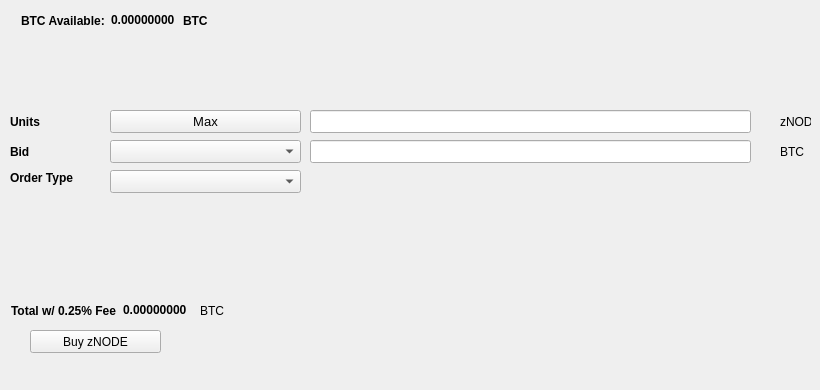
   <widget class="QWidget" name="BuyTab">
    <attribute name="title">
     <string>Buy</string>
    </attribute>
    <widget class="QPushButton" name="BuyzNODE">
     <property name="geometry">
      <rect>
       <x>30</x>
       <y>330</y>
       <width>131</width>
       <height>23</height>
      </rect>
     </property>
     <property name="text">
      <string>Buy zNODE</string>
     </property>
     <property name="icon">
      <iconset resource="../znode.qrc">
       <normaloff>:/icons/bitcoin</normaloff>:/icons/bitcoin</iconset>
     </property>
    </widget>
    <widget class="QLabel" name="label_3">
     <property name="geometry">
      <rect>
       <x>10</x>
       <y>110</y>
       <width>46</width>
       <height>23</height>
      </rect>
     </property>
     <property name="font">
      <font>
       <weight>75</weight>
       <bold>true</bold>
      </font>
     </property>
     <property name="text">
      <string>Units</string>
     </property>
    </widget>
    <widget class="QLineEdit" name="UnitsInput">
     <property name="geometry">
      <rect>
       <x>310</x>
       <y>110</y>
       <width>441</width>
       <height>23</height>
      </rect>
     </property>
     <property name="font">
      <font>
       <pointsize>9</pointsize>
       <weight>75</weight>
       <bold>true</bold>
      </font>
     </property>
    </widget>
    <widget class="QLineEdit" name="BuyBidPriceEdit">
     <property name="geometry">
      <rect>
       <x>310</x>
       <y>140</y>
       <width>441</width>
       <height>23</height>
      </rect>
     </property>
     <property name="font">
      <font>
       <pointsize>9</pointsize>
       <weight>75</weight>
       <bold>true</bold>
      </font>
     </property>
    </widget>
    <widget class="QLabel" name="label_4">
     <property name="geometry">
      <rect>
       <x>780</x>
       <y>110</y>
       <width>31</width>
       <height>23</height>
      </rect>
     </property>
     <property name="text">
      <string>zNODE</string>
     </property>
    </widget>
    <widget class="QLabel" name="label_5">
     <property name="geometry">
      <rect>
       <x>780</x>
       <y>140</y>
       <width>31</width>
       <height>23</height>
      </rect>
     </property>
     <property name="text">
      <string>BTC</string>
     </property>
    </widget>
    <widget class="QLabel" name="label_6">
     <property name="geometry">
      <rect>
       <x>10</x>
       <y>140</y>
       <width>46</width>
       <height>23</height>
      </rect>
     </property>
     <property name="font">
      <font>
       <weight>75</weight>
       <bold>true</bold>
      </font>
     </property>
     <property name="text">
      <string>Bid</string>
     </property>
    </widget>
    <widget class="QLabel" name="label_7">
     <property name="geometry">
      <rect>
       <x>10</x>
       <y>170</y>
       <width>91</width>
       <height>16</height>
      </rect>
     </property>
     <property name="font">
      <font>
       <weight>75</weight>
       <bold>true</bold>
      </font>
     </property>
     <property name="text">
      <string>Order Type</string>
     </property>
    </widget>
    <widget class="QPushButton" name="Buy_Max_Amount">
     <property name="geometry">
      <rect>
       <x>110</x>
       <y>110</y>
       <width>191</width>
       <height>23</height>
      </rect>
     </property>
     <property name="font">
      <font>
       <pointsize>10</pointsize>
      </font>
     </property>
     <property name="text">
      <string>Max</string>
     </property>
    </widget>
    <widget class="QComboBox" name="BuyBidcomboBox">
     <property name="geometry">
      <rect>
       <x>110</x>
       <y>140</y>
       <width>191</width>
       <height>23</height>
      </rect>
     </property>
     <property name="font">
      <font>
       <pointsize>10</pointsize>
      </font>
     </property>
    </widget>
    <widget class="QComboBox" name="buyOrdertypeCombo">
     <property name="geometry">
      <rect>
       <x>110</x>
       <y>170</y>
       <width>191</width>
       <height>23</height>
      </rect>
     </property>
     <property name="font">
      <font>
       <pointsize>10</pointsize>
      </font>
     </property>
    </widget>
    <widget class="QWidget" name="layoutWidget1">
     <property name="geometry">
      <rect>
       <x>21</x>
       <y>11</y>
       <width>227</width>
       <height>19</height>
      </rect>
     </property>
     <layout class="QHBoxLayout" name="horizontalLayout_3">
      <item>
       <widget class="QLabel" name="label232">
        <property name="font">
         <font>
          <weight>75</weight>
          <bold>true</bold>
         </font>
        </property>
        <property name="text">
         <string>BTC Available:</string>
        </property>
       </widget>
      </item>
      <item>
       <widget class="QLabel" name="BtcAvailableLbl">
        <property name="palette">
         <palette>
          <active>
           <colorrole role="WindowText">
            <brush brushstyle="SolidPattern">
             <color alpha="255">
              <red>0</red>
              <green>0</green>
              <blue>0</blue>
             </color>
            </brush>
           </colorrole>
           <colorrole role="Button">
            <brush brushstyle="SolidPattern">
             <color alpha="255">
              <red>0</red>
              <green>170</green>
              <blue>0</blue>
             </color>
            </brush>
           </colorrole>
           <colorrole role="Light">
            <brush brushstyle="SolidPattern">
             <color alpha="255">
              <red>0</red>
              <green>255</green>
              <blue>0</blue>
             </color>
            </brush>
           </colorrole>
           <colorrole role="Midlight">
            <brush brushstyle="SolidPattern">
             <color alpha="255">
              <red>0</red>
              <green>212</green>
              <blue>0</blue>
             </color>
            </brush>
           </colorrole>
           <colorrole role="Dark">
            <brush brushstyle="SolidPattern">
             <color alpha="255">
              <red>0</red>
              <green>85</green>
              <blue>0</blue>
             </color>
            </brush>
           </colorrole>
           <colorrole role="Mid">
            <brush brushstyle="SolidPattern">
             <color alpha="255">
              <red>0</red>
              <green>113</green>
              <blue>0</blue>
             </color>
            </brush>
           </colorrole>
           <colorrole role="Text">
            <brush brushstyle="SolidPattern">
             <color alpha="255">
              <red>0</red>
              <green>170</green>
              <blue>0</blue>
             </color>
            </brush>
           </colorrole>
           <colorrole role="BrightText">
            <brush brushstyle="SolidPattern">
             <color alpha="255">
              <red>255</red>
              <green>255</green>
              <blue>255</blue>
             </color>
            </brush>
           </colorrole>
           <colorrole role="ButtonText">
            <brush brushstyle="SolidPattern">
             <color alpha="255">
              <red>0</red>
              <green>0</green>
              <blue>0</blue>
             </color>
            </brush>
           </colorrole>
           <colorrole role="Base">
            <brush brushstyle="SolidPattern">
             <color alpha="255">
              <red>255</red>
              <green>255</green>
              <blue>255</blue>
             </color>
            </brush>
           </colorrole>
           <colorrole role="Window">
            <brush brushstyle="SolidPattern">
             <color alpha="255">
              <red>0</red>
              <green>170</green>
              <blue>0</blue>
             </color>
            </brush>
           </colorrole>
           <colorrole role="Shadow">
            <brush brushstyle="SolidPattern">
             <color alpha="255">
              <red>0</red>
              <green>0</green>
              <blue>0</blue>
             </color>
            </brush>
           </colorrole>
           <colorrole role="AlternateBase">
            <brush brushstyle="SolidPattern">
             <color alpha="255">
              <red>127</red>
              <green>212</green>
              <blue>127</blue>
             </color>
            </brush>
           </colorrole>
           <colorrole role="ToolTipBase">
            <brush brushstyle="SolidPattern">
             <color alpha="255">
              <red>255</red>
              <green>255</green>
              <blue>220</blue>
             </color>
            </brush>
           </colorrole>
           <colorrole role="ToolTipText">
            <brush brushstyle="SolidPattern">
             <color alpha="255">
              <red>0</red>
              <green>0</green>
              <blue>0</blue>
             </color>
            </brush>
           </colorrole>
          </active>
          <inactive>
           <colorrole role="WindowText">
            <brush brushstyle="SolidPattern">
             <color alpha="255">
              <red>0</red>
              <green>0</green>
              <blue>0</blue>
             </color>
            </brush>
           </colorrole>
           <colorrole role="Button">
            <brush brushstyle="SolidPattern">
             <color alpha="255">
              <red>0</red>
              <green>170</green>
              <blue>0</blue>
             </color>
            </brush>
           </colorrole>
           <colorrole role="Light">
            <brush brushstyle="SolidPattern">
             <color alpha="255">
              <red>0</red>
              <green>255</green>
              <blue>0</blue>
             </color>
            </brush>
           </colorrole>
           <colorrole role="Midlight">
            <brush brushstyle="SolidPattern">
             <color alpha="255">
              <red>0</red>
              <green>212</green>
              <blue>0</blue>
             </color>
            </brush>
           </colorrole>
           <colorrole role="Dark">
            <brush brushstyle="SolidPattern">
             <color alpha="255">
              <red>0</red>
              <green>85</green>
              <blue>0</blue>
             </color>
            </brush>
           </colorrole>
           <colorrole role="Mid">
            <brush brushstyle="SolidPattern">
             <color alpha="255">
              <red>0</red>
              <green>113</green>
              <blue>0</blue>
             </color>
            </brush>
           </colorrole>
           <colorrole role="Text">
            <brush brushstyle="SolidPattern">
             <color alpha="255">
              <red>0</red>
              <green>170</green>
              <blue>0</blue>
             </color>
            </brush>
           </colorrole>
           <colorrole role="BrightText">
            <brush brushstyle="SolidPattern">
             <color alpha="255">
              <red>255</red>
              <green>255</green>
              <blue>255</blue>
             </color>
            </brush>
           </colorrole>
           <colorrole role="ButtonText">
            <brush brushstyle="SolidPattern">
             <color alpha="255">
              <red>0</red>
              <green>0</green>
              <blue>0</blue>
             </color>
            </brush>
           </colorrole>
           <colorrole role="Base">
            <brush brushstyle="SolidPattern">
             <color alpha="255">
              <red>255</red>
              <green>255</green>
              <blue>255</blue>
             </color>
            </brush>
           </colorrole>
           <colorrole role="Window">
            <brush brushstyle="SolidPattern">
             <color alpha="255">
              <red>0</red>
              <green>170</green>
              <blue>0</blue>
             </color>
            </brush>
           </colorrole>
           <colorrole role="Shadow">
            <brush brushstyle="SolidPattern">
             <color alpha="255">
              <red>0</red>
              <green>0</green>
              <blue>0</blue>
             </color>
            </brush>
           </colorrole>
           <colorrole role="AlternateBase">
            <brush brushstyle="SolidPattern">
             <color alpha="255">
              <red>127</red>
              <green>212</green>
              <blue>127</blue>
             </color>
            </brush>
           </colorrole>
           <colorrole role="ToolTipBase">
            <brush brushstyle="SolidPattern">
             <color alpha="255">
              <red>255</red>
              <green>255</green>
              <blue>220</blue>
             </color>
            </brush>
           </colorrole>
           <colorrole role="ToolTipText">
            <brush brushstyle="SolidPattern">
             <color alpha="255">
              <red>0</red>
              <green>0</green>
              <blue>0</blue>
             </color>
            </brush>
           </colorrole>
          </inactive>
          <disabled>
           <colorrole role="WindowText">
            <brush brushstyle="SolidPattern">
             <color alpha="255">
              <red>0</red>
              <green>85</green>
              <blue>0</blue>
             </color>
            </brush>
           </colorrole>
           <colorrole role="Button">
            <brush brushstyle="SolidPattern">
             <color alpha="255">
              <red>0</red>
              <green>170</green>
              <blue>0</blue>
             </color>
            </brush>
           </colorrole>
           <colorrole role="Light">
            <brush brushstyle="SolidPattern">
             <color alpha="255">
              <red>0</red>
              <green>255</green>
              <blue>0</blue>
             </color>
            </brush>
           </colorrole>
           <colorrole role="Midlight">
            <brush brushstyle="SolidPattern">
             <color alpha="255">
              <red>0</red>
              <green>212</green>
              <blue>0</blue>
             </color>
            </brush>
           </colorrole>
           <colorrole role="Dark">
            <brush brushstyle="SolidPattern">
             <color alpha="255">
              <red>0</red>
              <green>85</green>
              <blue>0</blue>
             </color>
            </brush>
           </colorrole>
           <colorrole role="Mid">
            <brush brushstyle="SolidPattern">
             <color alpha="255">
              <red>0</red>
              <green>113</green>
              <blue>0</blue>
             </color>
            </brush>
           </colorrole>
           <colorrole role="Text">
            <brush brushstyle="SolidPattern">
             <color alpha="255">
              <red>0</red>
              <green>85</green>
              <blue>0</blue>
             </color>
            </brush>
           </colorrole>
           <colorrole role="BrightText">
            <brush brushstyle="SolidPattern">
             <color alpha="255">
              <red>255</red>
              <green>255</green>
              <blue>255</blue>
             </color>
            </brush>
           </colorrole>
           <colorrole role="ButtonText">
            <brush brushstyle="SolidPattern">
             <color alpha="255">
              <red>0</red>
              <green>85</green>
              <blue>0</blue>
             </color>
            </brush>
           </colorrole>
           <colorrole role="Base">
            <brush brushstyle="SolidPattern">
             <color alpha="255">
              <red>0</red>
              <green>170</green>
              <blue>0</blue>
             </color>
            </brush>
           </colorrole>
           <colorrole role="Window">
            <brush brushstyle="SolidPattern">
             <color alpha="255">
              <red>0</red>
              <green>170</green>
              <blue>0</blue>
             </color>
            </brush>
           </colorrole>
           <colorrole role="Shadow">
            <brush brushstyle="SolidPattern">
             <color alpha="255">
              <red>0</red>
              <green>0</green>
              <blue>0</blue>
             </color>
            </brush>
           </colorrole>
           <colorrole role="AlternateBase">
            <brush brushstyle="SolidPattern">
             <color alpha="255">
              <red>0</red>
              <green>170</green>
              <blue>0</blue>
             </color>
            </brush>
           </colorrole>
           <colorrole role="ToolTipBase">
            <brush brushstyle="SolidPattern">
             <color alpha="255">
              <red>255</red>
              <green>255</green>
              <blue>220</blue>
             </color>
            </brush>
           </colorrole>
           <colorrole role="ToolTipText">
            <brush brushstyle="SolidPattern">
             <color alpha="255">
              <red>0</red>
              <green>0</green>
              <blue>0</blue>
             </color>
            </brush>
           </colorrole>
          </disabled>
         </palette>
        </property>
        <property name="font">
         <font>
          <weight>75</weight>
          <bold>true</bold>
         </font>
        </property>
        <property name="text">
         <string>0.00000000</string>
        </property>
        <property name="textInteractionFlags">
         <set>Qt::LinksAccessibleByMouse|Qt::TextSelectableByKeyboard|Qt::TextSelectableByMouse</set>
        </property>
       </widget>
      </item>
      <item>
       <widget class="QLabel" name="BtcAvailableLbl_2">
        <property name="font">
         <font>
          <weight>75</weight>
          <bold>true</bold>
         </font>
        </property>
        <property name="text">
         <string>BTC</string>
        </property>
       </widget>
      </item>
     </layout>
    </widget>
    <widget class="QWidget" name="layoutWidge2">
     <property name="geometry">
      <rect>
       <x>11</x>
       <y>301</y>
       <width>259</width>
       <height>19</height>
      </rect>
     </property>
     <layout class="QHBoxLayout" name="horizontalLayout_4">
      <item>
       <widget class="QLabel" name="label_9">
        <property name="font">
         <font>
          <weight>75</weight>
          <bold>true</bold>
         </font>
        </property>
        <property name="text">
         <string>Total w/ 0.25% Fee</string>
        </property>
       </widget>
      </item>
      <item>
       <widget class="QLabel" name="BuyCostLabel">
        <property name="palette">
         <palette>
          <active>
           <colorrole role="WindowText">
            <brush brushstyle="SolidPattern">
             <color alpha="255">
              <red>0</red>
              <green>0</green>
              <blue>0</blue>
             </color>
            </brush>
           </colorrole>
           <colorrole role="Button">
            <brush brushstyle="SolidPattern">
             <color alpha="255">
              <red>0</red>
              <green>170</green>
              <blue>0</blue>
             </color>
            </brush>
           </colorrole>
           <colorrole role="Light">
            <brush brushstyle="SolidPattern">
             <color alpha="255">
              <red>0</red>
              <green>255</green>
              <blue>0</blue>
             </color>
            </brush>
           </colorrole>
           <colorrole role="Midlight">
            <brush brushstyle="SolidPattern">
             <color alpha="255">
              <red>0</red>
              <green>212</green>
              <blue>0</blue>
             </color>
            </brush>
           </colorrole>
           <colorrole role="Dark">
            <brush brushstyle="SolidPattern">
             <color alpha="255">
              <red>0</red>
              <green>85</green>
              <blue>0</blue>
             </color>
            </brush>
           </colorrole>
           <colorrole role="Mid">
            <brush brushstyle="SolidPattern">
             <color alpha="255">
              <red>0</red>
              <green>113</green>
              <blue>0</blue>
             </color>
            </brush>
           </colorrole>
           <colorrole role="Text">
            <brush brushstyle="SolidPattern">
             <color alpha="255">
              <red>0</red>
              <green>170</green>
              <blue>0</blue>
             </color>
            </brush>
           </colorrole>
           <colorrole role="BrightText">
            <brush brushstyle="SolidPattern">
             <color alpha="255">
              <red>255</red>
              <green>255</green>
              <blue>255</blue>
             </color>
            </brush>
           </colorrole>
           <colorrole role="ButtonText">
            <brush brushstyle="SolidPattern">
             <color alpha="255">
              <red>0</red>
              <green>0</green>
              <blue>0</blue>
             </color>
            </brush>
           </colorrole>
           <colorrole role="Base">
            <brush brushstyle="SolidPattern">
             <color alpha="255">
              <red>255</red>
              <green>255</green>
              <blue>255</blue>
             </color>
            </brush>
           </colorrole>
           <colorrole role="Window">
            <brush brushstyle="SolidPattern">
             <color alpha="255">
              <red>0</red>
              <green>170</green>
              <blue>0</blue>
             </color>
            </brush>
           </colorrole>
           <colorrole role="Shadow">
            <brush brushstyle="SolidPattern">
             <color alpha="255">
              <red>0</red>
              <green>0</green>
              <blue>0</blue>
             </color>
            </brush>
           </colorrole>
           <colorrole role="AlternateBase">
            <brush brushstyle="SolidPattern">
             <color alpha="255">
              <red>127</red>
              <green>212</green>
              <blue>127</blue>
             </color>
            </brush>
           </colorrole>
           <colorrole role="ToolTipBase">
            <brush brushstyle="SolidPattern">
             <color alpha="255">
              <red>255</red>
              <green>255</green>
              <blue>220</blue>
             </color>
            </brush>
           </colorrole>
           <colorrole role="ToolTipText">
            <brush brushstyle="SolidPattern">
             <color alpha="255">
              <red>0</red>
              <green>0</green>
              <blue>0</blue>
             </color>
            </brush>
           </colorrole>
          </active>
          <inactive>
           <colorrole role="WindowText">
            <brush brushstyle="SolidPattern">
             <color alpha="255">
              <red>0</red>
              <green>0</green>
              <blue>0</blue>
             </color>
            </brush>
           </colorrole>
           <colorrole role="Button">
            <brush brushstyle="SolidPattern">
             <color alpha="255">
              <red>0</red>
              <green>170</green>
              <blue>0</blue>
             </color>
            </brush>
           </colorrole>
           <colorrole role="Light">
            <brush brushstyle="SolidPattern">
             <color alpha="255">
              <red>0</red>
              <green>255</green>
              <blue>0</blue>
             </color>
            </brush>
           </colorrole>
           <colorrole role="Midlight">
            <brush brushstyle="SolidPattern">
             <color alpha="255">
              <red>0</red>
              <green>212</green>
              <blue>0</blue>
             </color>
            </brush>
           </colorrole>
           <colorrole role="Dark">
            <brush brushstyle="SolidPattern">
             <color alpha="255">
              <red>0</red>
              <green>85</green>
              <blue>0</blue>
             </color>
            </brush>
           </colorrole>
           <colorrole role="Mid">
            <brush brushstyle="SolidPattern">
             <color alpha="255">
              <red>0</red>
              <green>113</green>
              <blue>0</blue>
             </color>
            </brush>
           </colorrole>
           <colorrole role="Text">
            <brush brushstyle="SolidPattern">
             <color alpha="255">
              <red>0</red>
              <green>170</green>
              <blue>0</blue>
             </color>
            </brush>
           </colorrole>
           <colorrole role="BrightText">
            <brush brushstyle="SolidPattern">
             <color alpha="255">
              <red>255</red>
              <green>255</green>
              <blue>255</blue>
             </color>
            </brush>
           </colorrole>
           <colorrole role="ButtonText">
            <brush brushstyle="SolidPattern">
             <color alpha="255">
              <red>0</red>
              <green>0</green>
              <blue>0</blue>
             </color>
            </brush>
           </colorrole>
           <colorrole role="Base">
            <brush brushstyle="SolidPattern">
             <color alpha="255">
              <red>255</red>
              <green>255</green>
              <blue>255</blue>
             </color>
            </brush>
           </colorrole>
           <colorrole role="Window">
            <brush brushstyle="SolidPattern">
             <color alpha="255">
              <red>0</red>
              <green>170</green>
              <blue>0</blue>
             </color>
            </brush>
           </colorrole>
           <colorrole role="Shadow">
            <brush brushstyle="SolidPattern">
             <color alpha="255">
              <red>0</red>
              <green>0</green>
              <blue>0</blue>
             </color>
            </brush>
           </colorrole>
           <colorrole role="AlternateBase">
            <brush brushstyle="SolidPattern">
             <color alpha="255">
              <red>127</red>
              <green>212</green>
              <blue>127</blue>
             </color>
            </brush>
           </colorrole>
           <colorrole role="ToolTipBase">
            <brush brushstyle="SolidPattern">
             <color alpha="255">
              <red>255</red>
              <green>255</green>
              <blue>220</blue>
             </color>
            </brush>
           </colorrole>
           <colorrole role="ToolTipText">
            <brush brushstyle="SolidPattern">
             <color alpha="255">
              <red>0</red>
              <green>0</green>
              <blue>0</blue>
             </color>
            </brush>
           </colorrole>
          </inactive>
          <disabled>
           <colorrole role="WindowText">
            <brush brushstyle="SolidPattern">
             <color alpha="255">
              <red>0</red>
              <green>85</green>
              <blue>0</blue>
             </color>
            </brush>
           </colorrole>
           <colorrole role="Button">
            <brush brushstyle="SolidPattern">
             <color alpha="255">
              <red>0</red>
              <green>170</green>
              <blue>0</blue>
             </color>
            </brush>
           </colorrole>
           <colorrole role="Light">
            <brush brushstyle="SolidPattern">
             <color alpha="255">
              <red>0</red>
              <green>255</green>
              <blue>0</blue>
             </color>
            </brush>
           </colorrole>
           <colorrole role="Midlight">
            <brush brushstyle="SolidPattern">
             <color alpha="255">
              <red>0</red>
              <green>212</green>
              <blue>0</blue>
             </color>
            </brush>
           </colorrole>
           <colorrole role="Dark">
            <brush brushstyle="SolidPattern">
             <color alpha="255">
              <red>0</red>
              <green>85</green>
              <blue>0</blue>
             </color>
            </brush>
           </colorrole>
           <colorrole role="Mid">
            <brush brushstyle="SolidPattern">
             <color alpha="255">
              <red>0</red>
              <green>113</green>
              <blue>0</blue>
             </color>
            </brush>
           </colorrole>
           <colorrole role="Text">
            <brush brushstyle="SolidPattern">
             <color alpha="255">
              <red>0</red>
              <green>85</green>
              <blue>0</blue>
             </color>
            </brush>
           </colorrole>
           <colorrole role="BrightText">
            <brush brushstyle="SolidPattern">
             <color alpha="255">
              <red>255</red>
              <green>255</green>
              <blue>255</blue>
             </color>
            </brush>
           </colorrole>
           <colorrole role="ButtonText">
            <brush brushstyle="SolidPattern">
             <color alpha="255">
              <red>0</red>
              <green>85</green>
              <blue>0</blue>
             </color>
            </brush>
           </colorrole>
           <colorrole role="Base">
            <brush brushstyle="SolidPattern">
             <color alpha="255">
              <red>0</red>
              <green>170</green>
              <blue>0</blue>
             </color>
            </brush>
           </colorrole>
           <colorrole role="Window">
            <brush brushstyle="SolidPattern">
             <color alpha="255">
              <red>0</red>
              <green>170</green>
              <blue>0</blue>
             </color>
            </brush>
           </colorrole>
           <colorrole role="Shadow">
            <brush brushstyle="SolidPattern">
             <color alpha="255">
              <red>0</red>
              <green>0</green>
              <blue>0</blue>
             </color>
            </brush>
           </colorrole>
           <colorrole role="AlternateBase">
            <brush brushstyle="SolidPattern">
             <color alpha="255">
              <red>0</red>
              <green>170</green>
              <blue>0</blue>
             </color>
            </brush>
           </colorrole>
           <colorrole role="ToolTipBase">
            <brush brushstyle="SolidPattern">
             <color alpha="255">
              <red>255</red>
              <green>255</green>
              <blue>220</blue>
             </color>
            </brush>
           </colorrole>
           <colorrole role="ToolTipText">
            <brush brushstyle="SolidPattern">
             <color alpha="255">
              <red>0</red>
              <green>0</green>
              <blue>0</blue>
             </color>
            </brush>
           </colorrole>
          </disabled>
         </palette>
        </property>
        <property name="font">
         <font>
          <weight>75</weight>
          <bold>true</bold>
         </font>
        </property>
        <property name="autoFillBackground">
         <bool>false</bool>
        </property>
        <property name="text">
         <string>0.00000000</string>
        </property>
        <property name="textInteractionFlags">
         <set>Qt::LinksAccessibleByMouse|Qt::TextSelectableByMouse</set>
        </property>
       </widget>
      </item>
      <item>
       <widget class="QLabel" name="label_10">
        <property name="font">
         <font>
          <weight>50</weight>
          <bold>false</bold>
         </font>
        </property>
        <property name="text">
         <string>BTC</string>
        </property>
       </widget>
      </item>
     </layout>
    </widget>
    <widget class="QLabel" name="label_24">
     <property name="geometry">
      <rect>
       <x>460</x>
       <y>300</y>
       <width>281</width>
       <height>81</height>
      </rect>
     </property>
     <property name="text">
      <string/>
     </property>
     <property name="pixmap">
      <pixmap>:/images/bittrex</pixmap>
     </property>
    </widget>
   </widget>
